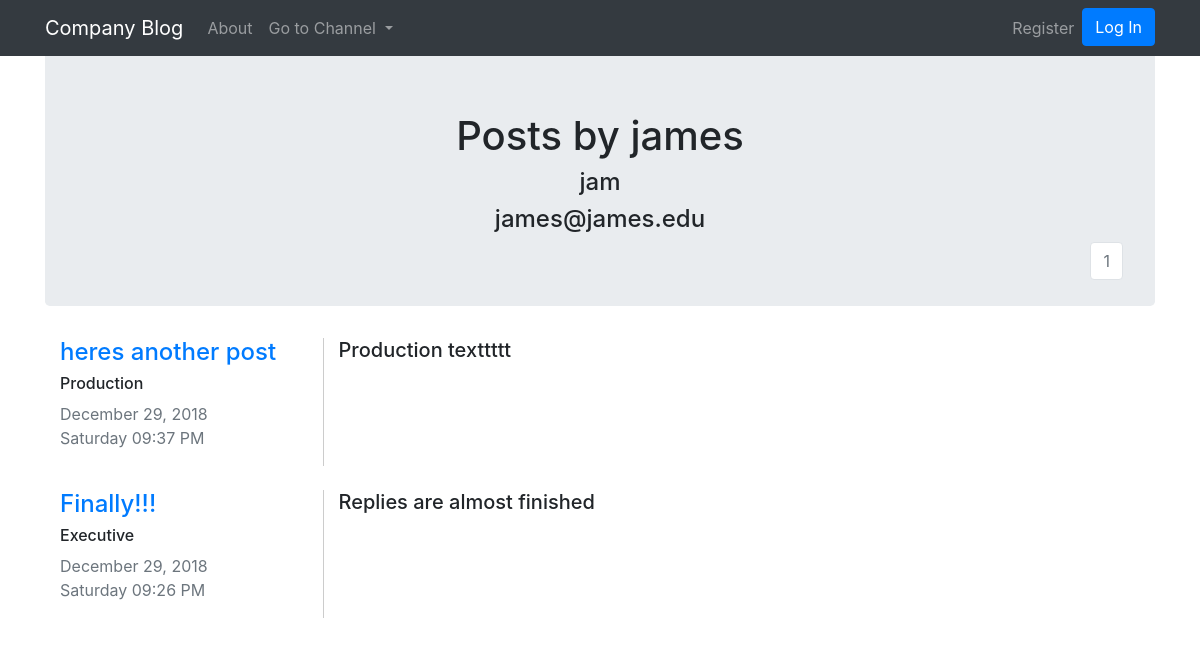
Page /posts/james on the committed database.
### blogApp/models.py (models this page shows, shortened)
class User(db.Model, UserMixin):
    __tablename__ = 'users'
    id = db.Column(db.Integer, primary_key = True)
    email = db.Column(db.String(64), unique=True, index=True)
    username = db.Column(db.String(64), unique=True, index=True)
    position = db.Column(db.String(64), index=True)
    password_hash = db.Column(db.String(128))
    posts = db.relationship('Post', backref='author', lazy=True)
    replies = db.relationship('Reply', backref='replier', lazy=True)

class Post(db.Model):
    __tablename__ = 'posts'
    users = db.relationship(User)
    id = db.Column(db.Integer, primary_key=True)
    user_id = db.Column(db.Integer, db.ForeignKey('users.id'), nullable=False)
    date = db.Column(db.DateTime, nullable=False, default = datetime.utcnow)
    title = db.Column(db.String(128), nullable=False)
    department = db.Column(db.String(128))
    text = db.Column(db.Text, nullable=False)
    replies = db.relationship('Reply', backref='parent_post', lazy=True)

### blogApp/users/views.py (the view)
@users.route("/posts/<username>")
def user_posts(username):
    page = request.args.get('page', 1, type=int)
    user = User.query.filter_by(username=username).first_or_404()
    posts = Post.query.filter_by(author=user).order_by(Post.date.desc()).paginate(page=page, per_page=3)
    return render_template('user_posts.html', user=user, posts=posts)

### blogApp/__init__.py (called while the page is built)
@app.context_processor
def inject_departments():
	departments = NewPostForm.departments
	return dict(departments=departments)

@app.context_processor
def inject_current_user():
	return dict(current_user=current_user)

### blogApp/templates/user_posts.html (shortened to what this page needs)
{% extends "base.html" %}
{% block content %}
<div class="jumbotron">
    <div align='center'>
        {% if current_user == user %}
        <h1 >My Posts</h1>
        {% else %}
        <h1 >Posts by {{user.username}}</h1>
        <h4>{{ user.position }}</h4>
        <h4>{{ user.email }}</h4>
        {% endif %}
    </div>
    <nav aria-label="Page navigation example" style="float: right;">
        <ul class="pagination justify-content-center">
            {% for page_num in posts.iter_pages(left_edge=1, right_edge=1, left_current=1, right_current=2) %}
            {% if posts.page == page_num %}
            <li class="page-item disabled">
                <a class="page-link" href="{{ url_for('users.user_posts', username=user.username, page=page_num) }}">{{ page_num }}</a>
            </li>
            {% else %}
            <li class="page-item">
                <a class="page-link" href="{{ url_for('users.user_posts', username=user.username, page=page_num) }}">{{ page_num }}</a>
            </li>
            {% endif %}
            {% endfor %}
        </ul>
    </nav>
</div>
<div class="container">
    {% for item in posts.items %}
    <div class="row">
        <div class="col-md-3">
            <h4><a href="{{ url_for('posts.view_post', post_id=item.id) }}">{{ item.title }}</a></h4>
            <h6>{{item.department}}</h6>
            <p class="text-muted">
                {{ item.date.strftime(' %B %d, %Y') }}<br>
                {{ item.date.strftime('%A %I:%M %p') }}
            </p>
        </div>
        <div class="col-md-9" style="border-left: 1px solid #ccc;">
            <h5>{{item.text}}</h5>
        </div>
    </div>
    <br>
    {% endfor %}
</div>
{% endblock content %}

### rows in the picture
User: username "james", position "jam", email "james@james.edu"
Post: title "heres another post", department "Production", date "December 29, 2018", date "Saturday 09:37 PM", text "Production texttttt"
Post: title "Finally!!!", department "Executive", date "December 29, 2018", date "Saturday 09:26 PM", text "Replies are almost finished"

### other values in the picture
{{ page_num }} "1"
